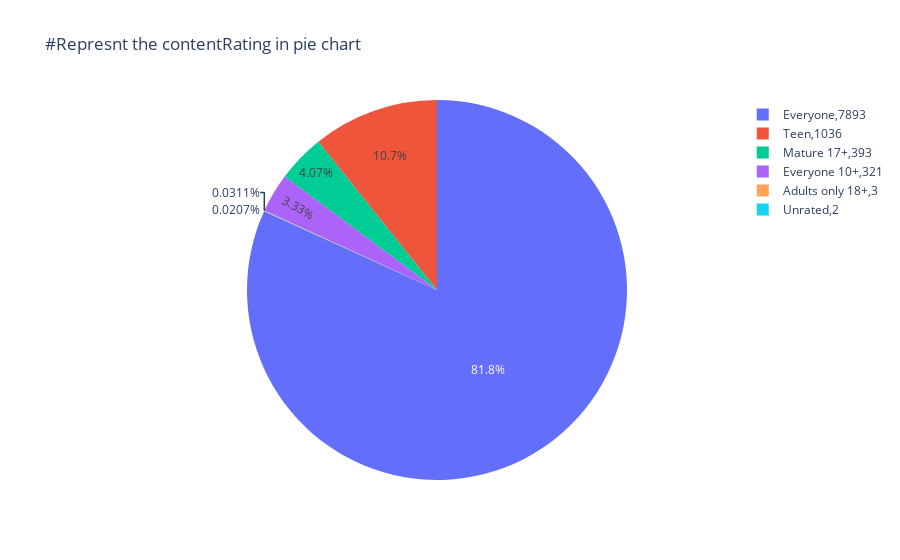

Write notebook code for a chart like this one.
### Code cell
#22)Represnt the contentRating in pie chart
d=df["ContentRating"].value_counts()
d0=d.reset_index()
d1=d0.ContentRating
d2=d0.index
Size=d1
Labels=d0.values
#plt.pie(Size,labels=Labels, startangle=180, autopct='%.1f%%')
#plt.title('% Free vs Paid Apps')
#plt.show()
fig = go.Figure(data=[go.Pie(labels=Labels, values=Size, textinfo='percent',
                             
                            )], layout=go.Layout(
               title=go.layout.Title(text="#Represnt the contentRating in pie chart"))
               )#label+

fig.show()

### Figure 1 — Plotly figure (JSON) as saved in the notebook; plotly's stock layout.template omitted (floating-point values rounded to 4 significant figures)
{"data": [{"labels": [["Everyone", 7893], ["Teen", 1036], ["Mature 17+", 393], ["Everyone 10+", 321], ["Adults only 18+", 3], ["Unrated", 2]], "textinfo": "percent", "type": "pie", "values": [7893, 1036, 393, 321, 3, 2]}], "layout": {"title": {"text": "#Represnt the contentRating in pie chart"}}}
